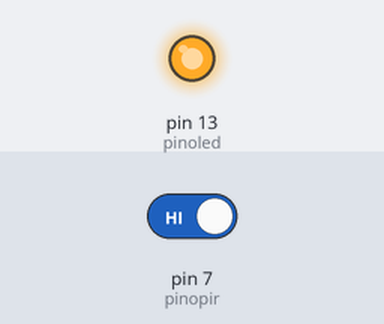
A sketch run on a simulated Arduino Uno, built with avr-gcc and run on an emulated ATmega328P. Shown: output pins drawn as LEDs (lit = HIGH). The inputs (shaded band) are chosen by the test bench; at power-on: pin 7 (pinopir) HIGH.

Above: at 1.2 s.
1.3 s: pin 7 (pinopir) driven LOW
At 1.7 s:
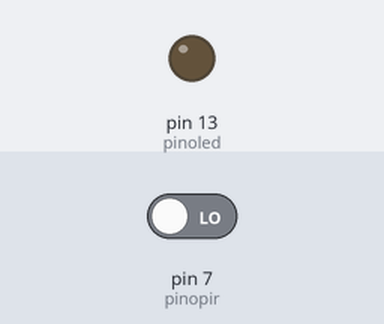
2.8 s: pin 7 (pinopir) driven HIGH
At 4.0 s:
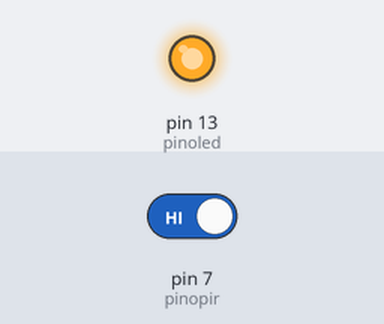
Timing chart, 0 to 5.8 s (numbered marks = the images above; inputs shaded):
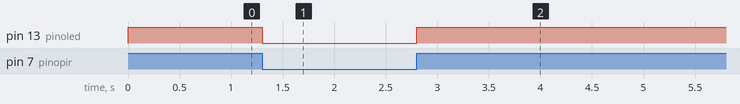

The sketch:

sensor_presenca.ino
```cpp
// Programa : Sensor de presenca com modulo PIR
// Autor : Arduino e Cia

int pinoled = 13; //Pino ligado ao led vermelho
int pinopir = 7;  //Pino ligado ao sensor PIR
int acionamento;  //Variavel para guardar valor do sensor

void setup()
{
  pinMode(pinoled, OUTPUT); //Define pino como saida
  //pinMode(pinoledazul, OUTPUT); //Define pino como saida
  pinMode(pinopir, INPUT);   //Define pino sensor como entrada

}

void loop()
{
 acionamento = digitalRead(pinopir); //Le o valor do sensor PIR
 if (acionamento == LOW)  //Sem movimento, mantem led azul ligado
 {
    digitalWrite(pinoled, LOW);
    //digitalWrite(pinoledazul, HIGH);
 }
 else  //Caso seja detectado um movimento, aciona o led vermelho
 {
    digitalWrite(pinoled, HIGH);
    //digitalWrite(pinoledazul, LOW);
 }
}
```

Measured:
- after the input at 1.3 s, pin 13 (pinoled): HIGH → LOW at once
- after the input at 2.8 s, pin 13 (pinoled): LOW → HIGH at once
